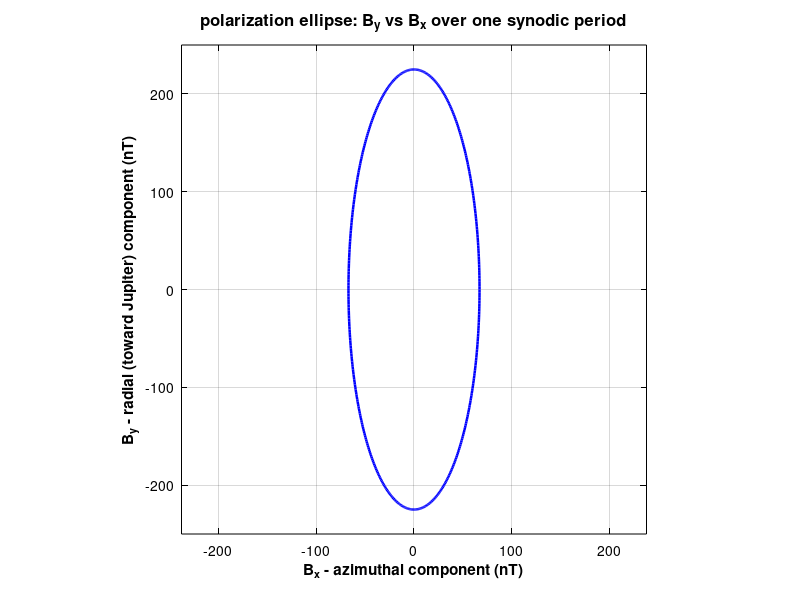

Recreate this plot in MATLAB.
%% by vs bx over one period 

clear
% define constants
A = 0.95; % amplitude response factor (not used here, primary field only)
phi = 0.14; % phase lag in radians (not used here, primary field only)
synodic_period = 11.23 * 3600; % 11.23 hr period
omega = 2*pi / synodic_period; % synodic freq. (rad/sec)

% elliptical primary field amplitudes from Zimmer's range (IS-system)
Bprim_x_amp = 67;  % azimuthal (orbital travel direction)
Bprim_y_amp = 225; % radial (pointing toward Jupiter)

% time array - one full synodic period
num_points = 500;
t = linspace(0, synodic_period, num_points);

% complex primary background field
Bprim_c_x = Bprim_x_amp * exp(-1i*omega*t);
Bprim_c_y = Bprim_y_amp * exp(-1i*(omega*t - pi/2));

% actual measurable Bx(t), By(t)
Bx = real(Bprim_c_x);
By = real(Bprim_c_y);

% plot the parametric curve
figure('Color', 'w');
set(gcf, 'Position', [100, 100, 700, 700]);

plot(Bx, By, 'b-', 'LineWidth', 1.8);
hold on;



axis equal; grid on; box on;
xlabel('B_x - azimuthal component (nT)', 'FontWeight', 'bold');
ylabel('B_y - radial (toward Jupiter) component (nT)', 'FontWeight', 'bold');
title('polarization ellipse: B_y vs B_x over one synodic period', ...
    'FontWeight', 'bold', 'Color', 'k', 'FontSize', 12);

set(gca, 'XColor', 'k', 'YColor', 'k', 'Color', 'w');


ylim([-250 250]);
